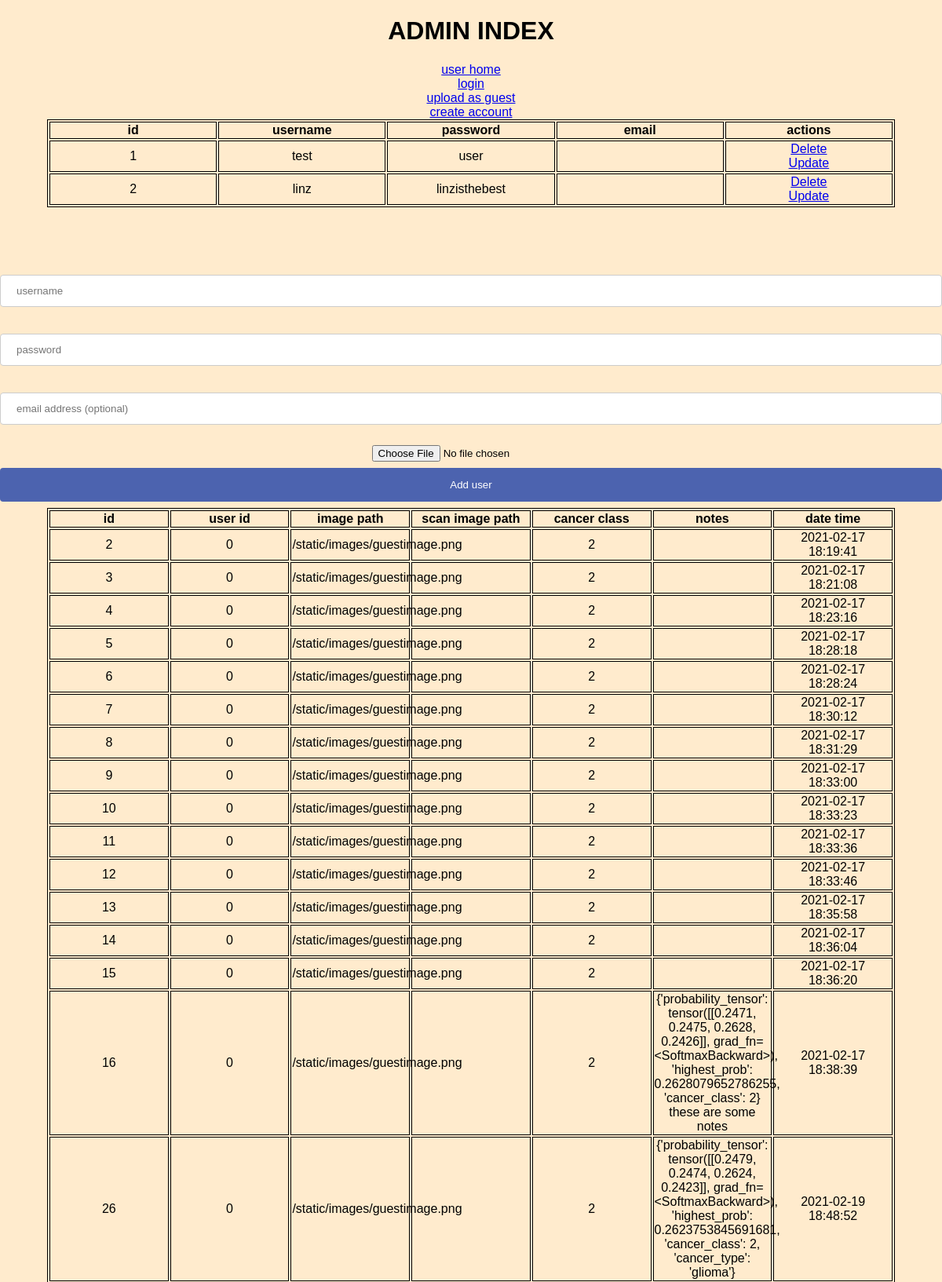
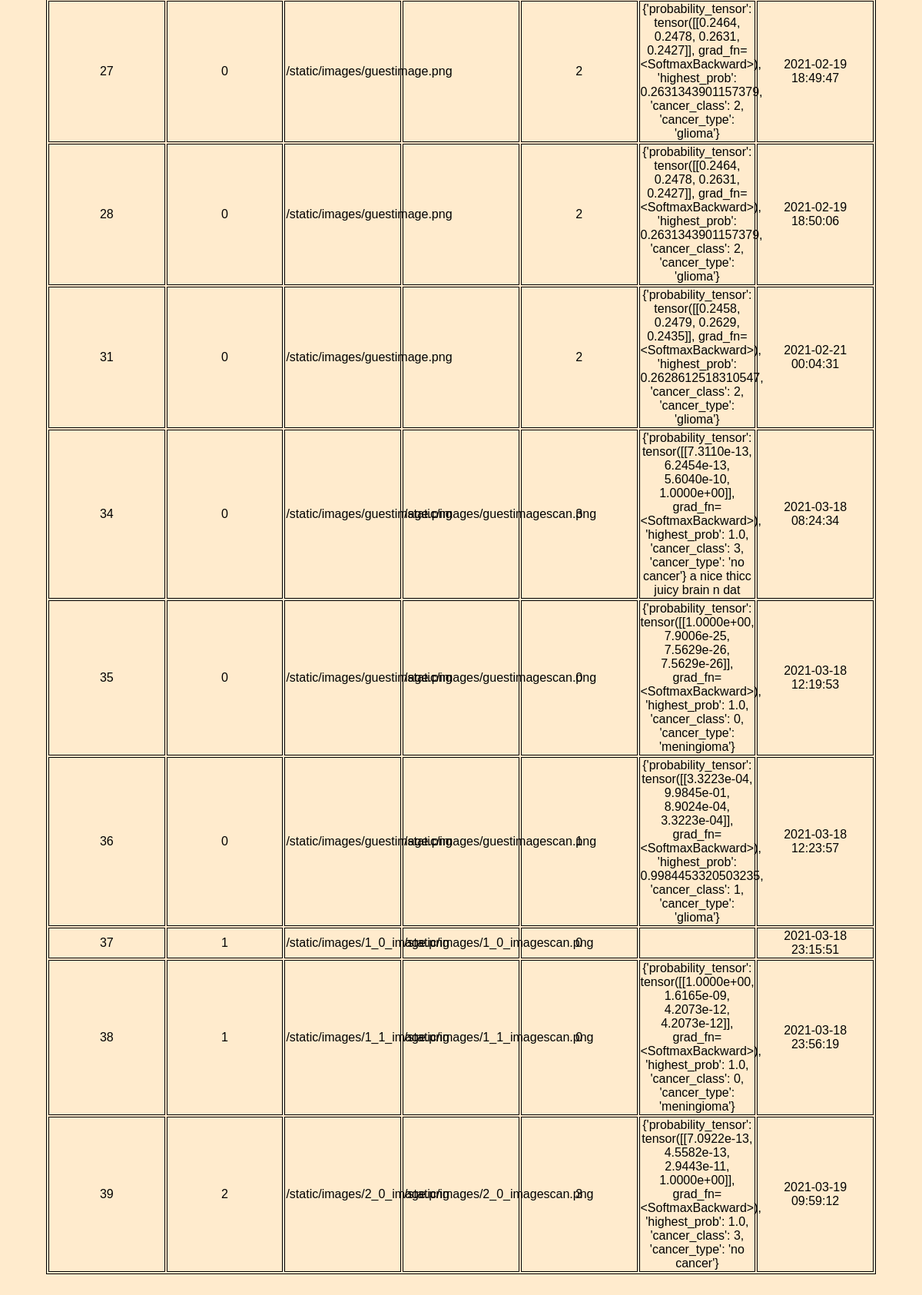
The page / on the database its author committed (2 pictures, top to bottom).
### app.py (models this page shows, shortened)
class Images(db.Model):
    __bind_key__ = 'images'
    id = db.Column(db.Integer, primary_key=True)
    user_id = db.Column(db.Integer, ForeignKey(Users.id), nullable=True)
    image_path = db.Column(db.String(200), nullable=False)
    cancer_class = db.Column(db.Integer, nullable=True)
    scan_image_path = db.Column(db.String(200), nullable=True)
    notes = db.Column(db.String(200), nullable=True)
    date_time_added = db.Column(db.String(10))

### app.py (the view)
@app.route('/', methods=['POST', 'GET'])
def index():
    if request.method == 'POST':
        new_username = request.form['username']
        new_password = request.form['password']
        confirm_new_password = request.form['confirm_password']
        new_email = request.form['email']
        if new_username != "":
            if new_password != "":
                if new_password == confirm_new_password:
                    new_user = Users(username=new_username,
                                     password=new_password,
                                     email=new_email)
                    try:
                        db.session.add(new_user)
                        db.session.commit()
                        user_id = Users.query.filter(
                            Users.username.like(new_username),
                            Users.password.like(new_password)).first().id
                        return redirect('/user_home')
                    except:
                        return 'there was an error adding ur new account'
                else:
                    return redirect('create_account/psw_not_same')
            else:
                return redirect('create_account/password_blank')
        else:
            return redirect('create_account/username_blank')
    else:
        users = Users.query.all()
        images = Images.query.all()
        return render_template('index.html', users=users, images=images)

### app.py (called while the page is built)
@app.after_request
def add_header(r):
    r.cache_control.max_age = 0
    print('no cache')
    return r

### templates/index.html (shortened to what this page needs)
{% extends 'base.html' %}
{% block body %}
<div class=login>
    <h1>ADMIN INDEX</h1>
    <a href='/user_home'>user home</a>
    <br>
    <a href='/login'>login</a>
    <br>
    <a href='/upload/0'>upload as guest</a>
    <br>
    <a href='/create_account'>create account</a>
    <br>
    <div class="tbl_container">
        <table>
            <tr>
                <th>id</th>
                <th>username</th>
                <th>password</th>
                <th>email</th>
                <th>actions</th>
            </tr>
            {% for user in users %}
                <tr>
                    <td>{{ user.id }}</td>
                    <td>{{ user.username }}</td>
                    <td>{{ user.password }}</td>
                    <td>{{ user.email }}</td>
                    <td>
                        <a href="/delete/{{user.id}}">Delete</a>
                        <br>
                        <a href="/update/{{user.id}}">Update</a>
                    </td>
                </tr>
            {% endfor %}
        </table>
    </div>
    <div class='form_container'>
        <form action='/' method="POST">
            <br>
            <input type="text" name='username' id='username' placeholder="username">
            <br>
            <br>
            <input type='text' name='password' id='password' placeholder="password">
            <br>
            <br>
            <input type='text' name='email' id='email' placeholder="email address (optional)">
            <br>
            <br>
            <input type='file' name='pfp' id='pfp'>
            <input type='submit' value='Add user'>
        </form>
    </div>
    <div class="tbl_container">
        <table>
            <tr>
                <th>id</th>
                <th>user id</th>
                <th>image path</th>
                <th>scan image path</th>
                <th>cancer class</th>
                <th>notes</th>
                <th>date time</th>
            </tr>
            {% for image in images %}
                <tr>
                    <td>{{ image.id }}</td>
                    <td>{{ image.user_id }}</td>
                    <td>{{ image.image_path }}</td>
                    <td>{{ image.scan_image_path }}</td>
                    <td>{{ image.cancer_class }}</td>
                    <td>{{ image.notes }}</td>
                    <td>{{ image.date_time_added }}</td>
                </tr>
            {% endfor %}
        </table>
    </div>
</div>
{% endblock %}

### static/css/main.css (style rules this page uses)
body { font-family: sans-serif; text-align: center; margin: 0px; padding: 0px; background-color: blanchedalmond; }
table, th, td { table-layout: fixed; border: 1px solid black; width: 90%; position: relative; }
table { left: 5%; margin-bottom: 5%; }
input[type="text"], select { width: 100%; padding: 12px 20px; margin: 8px 0; display: inline-block; border: 1px solid #ccc; border-radius: 4px; box-sizing: border-box; }
input[type="submit"] { width: 100%; background-color: #4c63af; color: white; padding: 14px 20px; margin: 8px 0; border: none; border-radius: 4px; cursor: pointer; }

### rows shown on the page
Images: id "2", user_id "0", image_path "/static/images/guestimage.png", cancer_class "2", date_time_added "2021-02-17 18:19:41"
Images: id "3", user_id "0", image_path "/static/images/guestimage.png", cancer_class "2", date_time_added "2021-02-17 18:21:08"
Images: id "4", user_id "0", image_path "/static/images/guestimage.png", cancer_class "2", date_time_added "2021-02-17 18:23:16"
Images: id "5", user_id "0", image_path "/static/images/guestimage.png", cancer_class "2", date_time_added "2021-02-17 18:28:18"
Images: id "6", user_id "0", image_path "/static/images/guestimage.png", cancer_class "2", date_time_added "2021-02-17 18:28:24"
Images: id "7", user_id "0", image_path "/static/images/guestimage.png", cancer_class "2", date_time_added "2021-02-17 18:30:12"
Images: id "8", user_id "0", image_path "/static/images/guestimage.png", cancer_class "2", date_time_added "2021-02-17 18:31:29"
Images: id "9", user_id "0", image_path "/static/images/guestimage.png", cancer_class "2", date_time_added "2021-02-17 18:33:00"
Images: id "10", user_id "0", image_path "/static/images/guestimage.png", cancer_class "2", date_time_added "2021-02-17 18:33:23"
Images: id "11", user_id "0", image_path "/static/images/guestimage.png", cancer_class "2", date_time_added "2021-02-17 18:33:36"
Images: id "12", user_id "0", image_path "/static/images/guestimage.png", cancer_class "2", date_time_added "2021-02-17 18:33:46"
Images: id "13", user_id "0", image_path "/static/images/guestimage.png", cancer_class "2", date_time_added "2021-02-17 18:35:58"
Images: id "14", user_id "0", image_path "/static/images/guestimage.png", cancer_class "2", date_time_added "2021-02-17 18:36:04"
Images: id "15", user_id "0", image_path "/static/images/guestimage.png", cancer_class "2", date_time_added "2021-02-17 18:36:20"
Images: id "16", user_id "0", image_path "/static/images/guestimage.png", cancer_class "2", notes "{'probability_tensor': tensor([[0.2471, 0.2475, 0.2628, 0.2426]], grad_fn=<SoftmaxBackward>), 'highest_prob': 0.2628079652786255, 'cancer_class': 2} these are some notes", date_time_added "2021-02-17 18:38:39"
Images: id "26", user_id "0", image_path "/static/images/guestimage.png", cancer_class "2", notes "{'probability_tensor': tensor([[0.2479, 0.2474, 0.2624, 0.2423]], grad_fn=<SoftmaxBackward>), 'highest_prob': 0.2623753845691681, 'cancer_class': 2, 'cancer_type': 'glioma'}", date_time_added "2021-02-19 18:48:52"
Images: id "27", user_id "0", image_path "/static/images/guestimage.png", cancer_class "2", notes "{'probability_tensor': tensor([[0.2464, 0.2478, 0.2631, 0.2427]], grad_fn=<SoftmaxBackward>), 'highest_prob': 0.2631343901157379, 'cancer_class': 2, 'cancer_type': 'glioma'}", date_time_added "2021-02-19 18:49:47"
Images: id "28", user_id "0", image_path "/static/images/guestimage.png", cancer_class "2", notes "{'probability_tensor': tensor([[0.2464, 0.2478, 0.2631, 0.2427]], grad_fn=<SoftmaxBackward>), 'highest_prob': 0.2631343901157379, 'cancer_class': 2, 'cancer_type': 'glioma'}", date_time_added "2021-02-19 18:50:06"
Images: id "31", user_id "0", image_path "/static/images/guestimage.png", cancer_class "2", notes "{'probability_tensor': tensor([[0.2458, 0.2479, 0.2629, 0.2435]], grad_fn=<SoftmaxBackward>), 'highest_prob': 0.2628612518310547, 'cancer_class': 2, 'cancer_type': 'glioma'}", date_time_added "2021-02-21 00:04:31"
Images: id "34", user_id "0", image_path "/static/images/guestimage.png", scan_image_path "/static/images/guestimagescan.png", cancer_class "3", notes "{'probability_tensor': tensor([[7.3110e-13, 6.2454e-13, 5.6040e-10, 1.0000e+00]], grad_fn=<SoftmaxBackward>), 'highest_prob': 1.0, 'cancer_class': 3, 'cancer_type': 'no cancer'} a nice thicc juicy brain n dat", date_time_added "2021-03-18 08:24:34"
Images: id "35", user_id "0", image_path "/static/images/guestimage.png", scan_image_path "/static/images/guestimagescan.png", cancer_class "0", notes "{'probability_tensor': tensor([[1.0000e+00, 7.9006e-25, 7.5629e-26, 7.5629e-26]], grad_fn=<SoftmaxBackward>), 'highest_prob': 1.0, 'cancer_class': 0, 'cancer_type': 'meningioma'}", date_time_added "2021-03-18 12:19:53"
Images: id "36", user_id "0", image_path "/static/images/guestimage.png", scan_image_path "/static/images/guestimagescan.png", cancer_class "1", notes "{'probability_tensor': tensor([[3.3223e-04, 9.9845e-01, 8.9024e-04, 3.3223e-04]], grad_fn=<SoftmaxBackward>), 'highest_prob': 0.9984453320503235, 'cancer_class': 1, 'cancer_type': 'glioma'}", date_time_added "2021-03-18 12:23:57"
Images: id "37", user_id "1", image_path "/static/images/1_0_image.png", scan_image_path "/static/images/1_0_imagescan.png", cancer_class "0", date_time_added "2021-03-18 23:15:51"
Images: id "38", user_id "1", image_path "/static/images/1_1_image.png", scan_image_path "/static/images/1_1_imagescan.png", cancer_class "0", notes "{'probability_tensor': tensor([[1.0000e+00, 1.6165e-09, 4.2073e-12, 4.2073e-12]], grad_fn=<SoftmaxBackward>), 'highest_prob': 1.0, 'cancer_class': 0, 'cancer_type': 'meningioma'}", date_time_added "2021-03-18 23:56:19"
Images: id "39", user_id "2", image_path "/static/images/2_0_image.png", scan_image_path "/static/images/2_0_imagescan.png", cancer_class "3", notes "{'probability_tensor': tensor([[7.0922e-13, 4.5582e-13, 2.9443e-11, 1.0000e+00]], grad_fn=<SoftmaxBackward>), 'highest_prob': 1.0, 'cancer_class': 3, 'cancer_type': 'no cancer'}", date_time_added "2021-03-19 09:59:12"

### other values the page prints
{{ user.id }} "1" "2"
{{ user.username }} "test" "linz"
{{ user.password }} "user" "linzisthebest"
